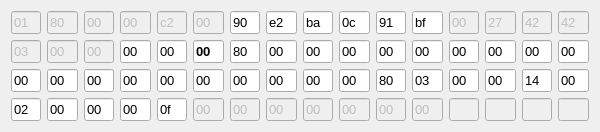
   <widget class="QWidget" name="parentWidget" native="true">
    <property name="geometry">
     <rect>
      <x>17</x>
      <y>60</y>
      <width>600</width>
      <height>126</height>
     </rect>
    </property>
    <property name="font">
     <font>
      <pointsize>10</pointsize>
     </font>
    </property>
    <layout class="QHBoxLayout" name="horizontalLayout">
     <item>
      <layout class="QVBoxLayout" name="verticalLayout_2">
       <item>
        <widget class="QLineEdit" name="lineEdit_0">
         <property name="enabled">
          <bool>false</bool>
         </property>
         <property name="toolTip">
          <string>&lt;html&gt;&lt;head/&gt;&lt;body&gt;&lt;p&gt;Destination Broadcast&lt;/p&gt;&lt;/body&gt;&lt;/html&gt;</string>
         </property>
         <property name="text">
          <string>01</string>
         </property>
        </widget>
       </item>
       <item>
        <widget class="QLineEdit" name="lineEdit_16">
         <property name="enabled">
          <bool>false</bool>
         </property>
         <property name="toolTip">
          <string>&lt;html&gt;&lt;head/&gt;&lt;body&gt;&lt;p&gt;Logical-Link Control&lt;/p&gt;&lt;/body&gt;&lt;/html&gt;</string>
         </property>
         <property name="text">
          <string>03</string>
         </property>
        </widget>
       </item>
       <item>
        <widget class="QLineEdit" name="lineEdit_32">
         <property name="toolTip">
          <string>&lt;html&gt;&lt;head/&gt;&lt;body&gt;&lt;p&gt;Root Path Cost&lt;/p&gt;&lt;/body&gt;&lt;/html&gt;</string>
         </property>
         <property name="text">
          <string>00</string>
         </property>
        </widget>
       </item>
       <item>
        <widget class="QLineEdit" name="lineEdit_48">
         <property name="toolTip">
          <string>&lt;html&gt;&lt;head/&gt;&lt;body&gt;&lt;p&gt;Hello Time&lt;/p&gt;&lt;/body&gt;&lt;/html&gt;</string>
         </property>
         <property name="text">
          <string>02</string>
         </property>
        </widget>
       </item>
      </layout>
     </item>
     <item>
      <spacer name="horizontalSpacer">
       <property name="orientation">
        <enum>Qt::Horizontal</enum>
       </property>
       <property name="sizeHint" stdset="0">
        <size>
         <width>13</width>
         <height>20</height>
        </size>
       </property>
      </spacer>
     </item>
     <item>
      <layout class="QVBoxLayout" name="verticalLayout_3">
       <item>
        <widget class="QLineEdit" name="lineEdit_1">
         <property name="enabled">
          <bool>false</bool>
         </property>
         <property name="toolTip">
          <string>&lt;html&gt;&lt;head/&gt;&lt;body&gt;&lt;p&gt;Destination Broadcast&lt;/p&gt;&lt;/body&gt;&lt;/html&gt;</string>
         </property>
         <property name="text">
          <string>80</string>
         </property>
        </widget>
       </item>
       <item>
        <widget class="QLineEdit" name="lineEdit_17">
         <property name="enabled">
          <bool>false</bool>
         </property>
         <property name="toolTip">
          <string>&lt;html&gt;&lt;head/&gt;&lt;body&gt;&lt;p&gt;Protocol ID&lt;/p&gt;&lt;/body&gt;&lt;/html&gt;</string>
         </property>
         <property name="text">
          <string>00</string>
         </property>
        </widget>
       </item>
       <item>
        <widget class="QLineEdit" name="lineEdit_33">
         <property name="toolTip">
          <string>&lt;html&gt;&lt;head/&gt;&lt;body&gt;&lt;p&gt;Root Path Cost&lt;/p&gt;&lt;/body&gt;&lt;/html&gt;</string>
         </property>
         <property name="text">
          <string>00</string>
         </property>
        </widget>
       </item>
       <item>
        <widget class="QLineEdit" name="lineEdit_49">
         <property name="toolTip">
          <string>&lt;html&gt;&lt;head/&gt;&lt;body&gt;&lt;p&gt;Hello Time&lt;/p&gt;&lt;/body&gt;&lt;/html&gt;</string>
         </property>
         <property name="text">
          <string>00</string>
         </property>
        </widget>
       </item>
      </layout>
     </item>
     <item>
      <spacer name="horizontalSpacer_2">
       <property name="orientation">
        <enum>Qt::Horizontal</enum>
       </property>
       <property name="sizeHint" stdset="0">
        <size>
         <width>13</width>
         <height>20</height>
        </size>
       </property>
      </spacer>
     </item>
     <item>
      <layout class="QVBoxLayout" name="verticalLayout_5">
       <item>
        <widget class="QLineEdit" name="lineEdit_3">
         <property name="enabled">
          <bool>false</bool>
         </property>
         <property name="toolTip">
          <string>&lt;html&gt;&lt;head/&gt;&lt;body&gt;&lt;p&gt;Destination Broadcast&lt;/p&gt;&lt;/body&gt;&lt;/html&gt;</string>
         </property>
         <property name="text">
          <string>00</string>
         </property>
        </widget>
       </item>
       <item>
        <widget class="QLineEdit" name="lineEdit_18">
         <property name="enabled">
          <bool>false</bool>
         </property>
         <property name="toolTip">
          <string>&lt;html&gt;&lt;head/&gt;&lt;body&gt;&lt;p&gt;Protocol ID&lt;/p&gt;&lt;/body&gt;&lt;/html&gt;</string>
         </property>
         <property name="text">
          <string>00</string>
         </property>
        </widget>
       </item>
       <item>
        <widget class="QLineEdit" name="lineEdit_35">
         <property name="toolTip">
          <string>&lt;html&gt;&lt;head/&gt;&lt;body&gt;&lt;p&gt;Bridge Extension&lt;/p&gt;&lt;/body&gt;&lt;/html&gt;</string>
         </property>
         <property name="text">
          <string>00</string>
         </property>
        </widget>
       </item>
       <item>
        <widget class="QLineEdit" name="lineEdit_51">
         <property name="toolTip">
          <string>&lt;html&gt;&lt;head/&gt;&lt;body&gt;&lt;p&gt;Forward Delay&lt;/p&gt;&lt;/body&gt;&lt;/html&gt;</string>
         </property>
         <property name="text">
          <string>00</string>
         </property>
        </widget>
       </item>
      </layout>
     </item>
     <item>
      <spacer name="horizontalSpacer_3">
       <property name="orientation">
        <enum>Qt::Horizontal</enum>
       </property>
       <property name="sizeHint" stdset="0">
        <size>
         <width>13</width>
         <height>20</height>
        </size>
       </property>
      </spacer>
     </item>
     <item>
      <layout class="QVBoxLayout" name="verticalLayout_6">
       <item>
        <widget class="QLineEdit" name="lineEdit_4">
         <property name="enabled">
          <bool>false</bool>
         </property>
         <property name="toolTip">
          <string>&lt;html&gt;&lt;head/&gt;&lt;body&gt;&lt;p&gt;Destination Broadcast&lt;/p&gt;&lt;/body&gt;&lt;/html&gt;</string>
         </property>
         <property name="text">
          <string>00</string>
         </property>
        </widget>
       </item>
       <item>
        <widget class="QLineEdit" name="lineEdit_19">
         <property name="toolTip">
          <string>&lt;html&gt;&lt;head/&gt;&lt;body&gt;&lt;p&gt;Protocol version ID&lt;/p&gt;&lt;/body&gt;&lt;/html&gt;</string>
         </property>
         <property name="text">
          <string>00</string>
         </property>
        </widget>
       </item>
       <item>
        <widget class="QLineEdit" name="lineEdit_36">
         <property name="toolTip">
          <string>&lt;html&gt;&lt;head/&gt;&lt;body&gt;&lt;p&gt;Bridge ID&lt;/p&gt;&lt;/body&gt;&lt;/html&gt;</string>
         </property>
         <property name="text">
          <string>00</string>
         </property>
        </widget>
       </item>
       <item>
        <widget class="QLineEdit" name="lineEdit_52">
         <property name="toolTip">
          <string>&lt;html&gt;&lt;head/&gt;&lt;body&gt;&lt;p&gt;Version 1 Length&lt;/p&gt;&lt;/body&gt;&lt;/html&gt;</string>
         </property>
         <property name="text">
          <string>00</string>
         </property>
        </widget>
       </item>
      </layout>
     </item>
     <item>
      <spacer name="horizontalSpacer_15">
       <property name="orientation">
        <enum>Qt::Horizontal</enum>
       </property>
       <property name="sizeHint" stdset="0">
        <size>
         <width>13</width>
         <height>20</height>
        </size>
       </property>
      </spacer>
     </item>
     <item>
      <layout class="QVBoxLayout" name="verticalLayout_4">
       <item>
        <widget class="QLineEdit" name="lineEdit_2">
         <property name="enabled">
          <bool>false</bool>
         </property>
         <property name="toolTip">
          <string>&lt;html&gt;&lt;head/&gt;&lt;body&gt;&lt;p&gt;Destination Broadcast&lt;/p&gt;&lt;/body&gt;&lt;/html&gt;</string>
         </property>
         <property name="text">
          <string>c2</string>
         </property>
        </widget>
       </item>
       <item>
        <widget class="QLineEdit" name="lineEdit_20">
         <property name="enabled">
          <bool>true</bool>
         </property>
         <property name="toolTip">
          <string>&lt;html&gt;&lt;head/&gt;&lt;body&gt;&lt;p&gt;BPDU type&lt;/p&gt;&lt;/body&gt;&lt;/html&gt;</string>
         </property>
         <property name="text">
          <string>00</string>
         </property>
        </widget>
       </item>
       <item>
        <widget class="QLineEdit" name="lineEdit_34">
         <property name="toolTip">
          <string>&lt;html&gt;&lt;head/&gt;&lt;body&gt;&lt;p&gt;Bridge Priority&lt;/p&gt;&lt;/body&gt;&lt;/html&gt;</string>
         </property>
         <property name="text">
          <string>00</string>
         </property>
        </widget>
       </item>
       <item>
        <widget class="QLineEdit" name="lineEdit_50">
         <property name="toolTip">
          <string>&lt;html&gt;&lt;head/&gt;&lt;body&gt;&lt;p&gt;Forward Delay&lt;/p&gt;&lt;/body&gt;&lt;/html&gt;</string>
         </property>
         <property name="text">
          <string>0f</string>
         </property>
        </widget>
       </item>
      </layout>
     </item>
     <item>
      <spacer name="horizontalSpacer_14">
       <property name="orientation">
        <enum>Qt::Horizontal</enum>
       </property>
       <property name="sizeHint" stdset="0">
        <size>
         <width>13</width>
         <height>20</height>
        </size>
       </property>
      </spacer>
     </item>
     <item>
      <layout class="QVBoxLayout" name="verticalLayout_7">
       <item>
        <widget class="QLineEdit" name="lineEdit_5">
         <property name="enabled">
          <bool>false</bool>
         </property>
         <property name="toolTip">
          <string>&lt;html&gt;&lt;head/&gt;&lt;body&gt;&lt;p&gt;Destination Broadcast&lt;/p&gt;&lt;/body&gt;&lt;/html&gt;</string>
         </property>
         <property name="text">
          <string>00</string>
         </property>
        </widget>
       </item>
       <item>
        <widget class="QLineEdit" name="lineEdit_21">
         <property name="font">
          <font>
           <weight>75</weight>
           <bold>true</bold>
          </font>
         </property>
         <property name="toolTip">
          <string>&lt;html&gt;&lt;head/&gt;&lt;body&gt;&lt;p&gt;Flags&lt;/p&gt;&lt;/body&gt;&lt;/html&gt;</string>
         </property>
         <property name="text">
          <string>00</string>
         </property>
        </widget>
       </item>
       <item>
        <widget class="QLineEdit" name="lineEdit_37">
         <property name="toolTip">
          <string>&lt;html&gt;&lt;head/&gt;&lt;body&gt;&lt;p&gt;Bridge ID&lt;/p&gt;&lt;/body&gt;&lt;/html&gt;</string>
         </property>
         <property name="text">
          <string>00</string>
         </property>
        </widget>
       </item>
       <item>
        <widget class="QLineEdit" name="lineEdit_53">
         <property name="enabled">
          <bool>false</bool>
         </property>
         <property name="toolTip">
          <string>&lt;html&gt;&lt;head/&gt;&lt;body&gt;&lt;p&gt;Padding&lt;/p&gt;&lt;/body&gt;&lt;/html&gt;</string>
         </property>
         <property name="text">
          <string>00</string>
         </property>
        </widget>
       </item>
      </layout>
     </item>
     <item>
      <spacer name="horizontalSpacer_13">
       <property name="orientation">
        <enum>Qt::Horizontal</enum>
       </property>
       <property name="sizeHint" stdset="0">
        <size>
         <width>13</width>
         <height>20</height>
        </size>
       </property>
      </spacer>
     </item>
     <item>
      <layout class="QVBoxLayout" name="verticalLayout_8">
       <item>
        <widget class="QLineEdit" name="lineEdit_6">
         <property name="toolTip">
          <string>&lt;html&gt;&lt;head/&gt;&lt;body&gt;&lt;p&gt;Source MAC&lt;/p&gt;&lt;/body&gt;&lt;/html&gt;</string>
         </property>
         <property name="text">
          <string>90</string>
         </property>
        </widget>
       </item>
       <item>
        <widget class="QLineEdit" name="lineEdit_22">
         <property name="toolTip">
          <string>&lt;html&gt;&lt;head/&gt;&lt;body&gt;&lt;p&gt;Root Priority&lt;/p&gt;&lt;/body&gt;&lt;/html&gt;</string>
         </property>
         <property name="toolTipDuration">
          <number>-1</number>
         </property>
         <property name="whatsThis">
          <string/>
         </property>
         <property name="text">
          <string>80</string>
         </property>
        </widget>
       </item>
       <item>
        <widget class="QLineEdit" name="lineEdit_38">
         <property name="toolTip">
          <string>&lt;html&gt;&lt;head/&gt;&lt;body&gt;&lt;p&gt;Bridge ID&lt;/p&gt;&lt;/body&gt;&lt;/html&gt;</string>
         </property>
         <property name="text">
          <string>00</string>
         </property>
        </widget>
       </item>
       <item>
        <widget class="QLineEdit" name="lineEdit_54">
         <property name="enabled">
          <bool>false</bool>
         </property>
         <property name="toolTip">
          <string>&lt;html&gt;&lt;head/&gt;&lt;body&gt;&lt;p&gt;Padding&lt;/p&gt;&lt;/body&gt;&lt;/html&gt;</string>
         </property>
         <property name="text">
          <string>00</string>
         </property>
        </widget>
       </item>
      </layout>
     </item>
     <item>
      <spacer name="horizontalSpacer_12">
       <property name="orientation">
        <enum>Qt::Horizontal</enum>
       </property>
       <property name="sizeHint" stdset="0">
        <size>
         <width>13</width>
         <height>20</height>
        </size>
       </property>
      </spacer>
     </item>
     <item>
      <layout class="QVBoxLayout" name="verticalLayout_9">
       <item>
        <widget class="QLineEdit" name="lineEdit_7">
         <property name="toolTip">
          <string>&lt;html&gt;&lt;head/&gt;&lt;body&gt;&lt;p&gt;Source MAC&lt;/p&gt;&lt;/body&gt;&lt;/html&gt;</string>
         </property>
         <property name="text">
          <string>e2</string>
         </property>
        </widget>
       </item>
       <item>
        <widget class="QLineEdit" name="lineEdit_23">
         <property name="toolTip">
          <string>&lt;html&gt;&lt;head/&gt;&lt;body&gt;&lt;p&gt;Root Extension&lt;/p&gt;&lt;/body&gt;&lt;/html&gt;</string>
         </property>
         <property name="text">
          <string>00</string>
         </property>
        </widget>
       </item>
       <item>
        <widget class="QLineEdit" name="lineEdit_39">
         <property name="toolTip">
          <string>&lt;html&gt;&lt;head/&gt;&lt;body&gt;&lt;p&gt;Bridge ID&lt;/p&gt;&lt;/body&gt;&lt;/html&gt;</string>
         </property>
         <property name="text">
          <string>00</string>
         </property>
        </widget>
       </item>
       <item>
        <widget class="QLineEdit" name="lineEdit_55">
         <property name="enabled">
          <bool>false</bool>
         </property>
         <property name="toolTip">
          <string>&lt;html&gt;&lt;head/&gt;&lt;body&gt;&lt;p&gt;Padding&lt;/p&gt;&lt;/body&gt;&lt;/html&gt;</string>
         </property>
         <property name="text">
          <string>00</string>
         </property>
        </widget>
       </item>
      </layout>
     </item>
     <item>
      <spacer name="horizontalSpacer_11">
       <property name="orientation">
        <enum>Qt::Horizontal</enum>
       </property>
       <property name="sizeHint" stdset="0">
        <size>
         <width>13</width>
         <height>20</height>
        </size>
       </property>
      </spacer>
     </item>
     <item>
      <layout class="QVBoxLayout" name="verticalLayout_10">
       <item>
        <widget class="QLineEdit" name="lineEdit_8">
         <property name="toolTip">
          <string>&lt;html&gt;&lt;head/&gt;&lt;body&gt;&lt;p&gt;Source MAC&lt;/p&gt;&lt;/body&gt;&lt;/html&gt;</string>
         </property>
         <property name="text">
          <string>ba</string>
         </property>
        </widget>
       </item>
       <item>
        <widget class="QLineEdit" name="lineEdit_24">
         <property name="toolTip">
          <string>&lt;html&gt;&lt;head/&gt;&lt;body&gt;&lt;p&gt;Root ID&lt;/p&gt;&lt;/body&gt;&lt;/html&gt;</string>
         </property>
         <property name="text">
          <string>00</string>
         </property>
        </widget>
       </item>
       <item>
        <widget class="QLineEdit" name="lineEdit_40">
         <property name="toolTip">
          <string>&lt;html&gt;&lt;head/&gt;&lt;body&gt;&lt;p&gt;Bridge ID&lt;/p&gt;&lt;/body&gt;&lt;/html&gt;</string>
         </property>
         <property name="text">
          <string>00</string>
         </property>
        </widget>
       </item>
       <item>
        <widget class="QLineEdit" name="lineEdit_56">
         <property name="enabled">
          <bool>false</bool>
         </property>
         <property name="toolTip">
          <string>&lt;html&gt;&lt;head/&gt;&lt;body&gt;&lt;p&gt;Padding&lt;/p&gt;&lt;/body&gt;&lt;/html&gt;</string>
         </property>
         <property name="text">
          <string>00</string>
         </property>
        </widget>
       </item>
      </layout>
     </item>
     <item>
      <spacer name="horizontalSpacer_10">
       <property name="orientation">
        <enum>Qt::Horizontal</enum>
       </property>
       <property name="sizeHint" stdset="0">
        <size>
         <width>13</width>
         <height>20</height>
        </size>
       </property>
      </spacer>
     </item>
     <item>
      <layout class="QVBoxLayout" name="verticalLayout_11">
       <item>
        <widget class="QLineEdit" name="lineEdit_9">
         <property name="toolTip">
          <string>&lt;html&gt;&lt;head/&gt;&lt;body&gt;&lt;p&gt;Source MAC&lt;/p&gt;&lt;/body&gt;&lt;/html&gt;</string>
         </property>
         <property name="text">
          <string>0c</string>
         </property>
        </widget>
       </item>
       <item>
        <widget class="QLineEdit" name="lineEdit_25">
         <property name="toolTip">
          <string>&lt;html&gt;&lt;head/&gt;&lt;body&gt;&lt;p&gt;Root ID&lt;/p&gt;&lt;/body&gt;&lt;/html&gt;</string>
         </property>
         <property name="text">
          <string>00</string>
         </property>
        </widget>
       </item>
       <item>
        <widget class="QLineEdit" name="lineEdit_41">
         <property name="toolTip">
          <string>&lt;html&gt;&lt;head/&gt;&lt;body&gt;&lt;p&gt;Bridge ID&lt;/p&gt;&lt;/body&gt;&lt;/html&gt;</string>
         </property>
         <property name="text">
          <string>00</string>
         </property>
        </widget>
       </item>
       <item>
        <widget class="QLineEdit" name="lineEdit_57">
         <property name="enabled">
          <bool>false</bool>
         </property>
         <property name="toolTip">
          <string>&lt;html&gt;&lt;head/&gt;&lt;body&gt;&lt;p&gt;Padding&lt;/p&gt;&lt;/body&gt;&lt;/html&gt;</string>
         </property>
         <property name="text">
          <string>00</string>
         </property>
        </widget>
       </item>
      </layout>
     </item>
     <item>
      <spacer name="horizontalSpacer_9">
       <property name="orientation">
        <enum>Qt::Horizontal</enum>
       </property>
       <property name="sizeHint" stdset="0">
        <size>
         <width>13</width>
         <height>20</height>
        </size>
       </property>
      </spacer>
     </item>
     <item>
      <layout class="QVBoxLayout" name="verticalLayout_12">
       <item>
        <widget class="QLineEdit" name="lineEdit_10">
         <property name="toolTip">
          <string>&lt;html&gt;&lt;head/&gt;&lt;body&gt;&lt;p&gt;Source MAC&lt;/p&gt;&lt;/body&gt;&lt;/html&gt;</string>
         </property>
         <property name="text">
          <string>91</string>
         </property>
        </widget>
       </item>
       <item>
        <widget class="QLineEdit" name="lineEdit_26">
         <property name="toolTip">
          <string>&lt;html&gt;&lt;head/&gt;&lt;body&gt;&lt;p&gt;Root ID&lt;/p&gt;&lt;/body&gt;&lt;/html&gt;</string>
         </property>
         <property name="text">
          <string>00</string>
         </property>
        </widget>
       </item>
       <item>
        <widget class="QLineEdit" name="lineEdit_42">
         <property name="toolTip">
          <string>&lt;html&gt;&lt;head/&gt;&lt;body&gt;&lt;p&gt;Port ID&lt;/p&gt;&lt;/body&gt;&lt;/html&gt;</string>
         </property>
         <property name="text">
          <string>80</string>
         </property>
        </widget>
       </item>
       <item>
        <widget class="QLineEdit" name="lineEdit_58">
         <property name="enabled">
          <bool>false</bool>
         </property>
         <property name="toolTip">
          <string>&lt;html&gt;&lt;head/&gt;&lt;body&gt;&lt;p&gt;Padding&lt;/p&gt;&lt;/body&gt;&lt;/html&gt;</string>
         </property>
         <property name="text">
          <string>00</string>
         </property>
        </widget>
       </item>
      </layout>
     </item>
     <item>
      <spacer name="horizontalSpacer_8">
       <property name="orientation">
        <enum>Qt::Horizontal</enum>
       </property>
       <property name="sizeHint" stdset="0">
        <size>
         <width>13</width>
         <height>20</height>
        </size>
       </property>
      </spacer>
     </item>
     <item>
      <layout class="QVBoxLayout" name="verticalLayout_13">
       <item>
        <widget class="QLineEdit" name="lineEdit_11">
         <property name="toolTip">
          <string>&lt;html&gt;&lt;head/&gt;&lt;body&gt;&lt;p&gt;Source MAC&lt;/p&gt;&lt;/body&gt;&lt;/html&gt;</string>
         </property>
         <property name="text">
          <string>bf</string>
         </property>
        </widget>
       </item>
       <item>
        <widget class="QLineEdit" name="lineEdit_27">
         <property name="toolTip">
          <string>&lt;html&gt;&lt;head/&gt;&lt;body&gt;&lt;p&gt;Root ID&lt;/p&gt;&lt;/body&gt;&lt;/html&gt;</string>
         </property>
         <property name="text">
          <string>00</string>
         </property>
        </widget>
       </item>
       <item>
        <widget class="QLineEdit" name="lineEdit_43">
         <property name="toolTip">
          <string>&lt;html&gt;&lt;head/&gt;&lt;body&gt;&lt;p&gt;Port ID&lt;/p&gt;&lt;/body&gt;&lt;/html&gt;</string>
         </property>
         <property name="text">
          <string>03</string>
         </property>
        </widget>
       </item>
       <item>
        <widget class="QLineEdit" name="lineEdit_59">
         <property name="enabled">
          <bool>false</bool>
         </property>
         <property name="toolTip">
          <string>&lt;html&gt;&lt;head/&gt;&lt;body&gt;&lt;p&gt;Padding&lt;/p&gt;&lt;/body&gt;&lt;/html&gt;</string>
         </property>
         <property name="text">
          <string>00</string>
         </property>
        </widget>
       </item>
      </layout>
     </item>
     <item>
      <spacer name="horizontalSpacer_7">
       <property name="orientation">
        <enum>Qt::Horizontal</enum>
       </property>
       <property name="sizeHint" stdset="0">
        <size>
         <width>13</width>
         <height>20</height>
        </size>
       </property>
      </spacer>
     </item>
     <item>
      <layout class="QVBoxLayout" name="verticalLayout_14">
       <item>
        <widget class="QLineEdit" name="lineEdit_12">
         <property name="enabled">
          <bool>false</bool>
         </property>
         <property name="toolTip">
          <string>&lt;html&gt;&lt;head/&gt;&lt;body&gt;&lt;p&gt;Length&lt;/p&gt;&lt;/body&gt;&lt;/html&gt;</string>
         </property>
         <property name="text">
          <string>00</string>
         </property>
        </widget>
       </item>
       <item>
        <widget class="QLineEdit" name="lineEdit_28">
         <property name="toolTip">
          <string>&lt;html&gt;&lt;head/&gt;&lt;body&gt;&lt;p&gt;Root ID&lt;/p&gt;&lt;/body&gt;&lt;/html&gt;</string>
         </property>
         <property name="text">
          <string>00</string>
         </property>
        </widget>
       </item>
       <item>
        <widget class="QLineEdit" name="lineEdit_44">
         <property name="toolTip">
          <string>&lt;html&gt;&lt;head/&gt;&lt;body&gt;&lt;p&gt;Message Age&lt;/p&gt;&lt;/body&gt;&lt;/html&gt;</string>
         </property>
         <property name="text">
          <string>00</string>
         </property>
        </widget>
       </item>
       <item>
        <widget class="QLineEdit" name="lineEdit">
         <property name="enabled">
          <bool>false</bool>
         </property>
        </widget>
       </item>
      </layout>
     </item>
     <item>
      <spacer name="horizontalSpacer_6">
       <property name="orientation">
        <enum>Qt::Horizontal</enum>
       </property>
       <property name="sizeHint" stdset="0">
        <size>
         <width>13</width>
         <height>20</height>
        </size>
       </property>
      </spacer>
     </item>
     <item>
      <layout class="QVBoxLayout" name="verticalLayout_15">
       <item>
        <widget class="QLineEdit" name="lineEdit_13">
         <property name="enabled">
          <bool>false</bool>
         </property>
         <property name="toolTip">
          <string>&lt;html&gt;&lt;head/&gt;&lt;body&gt;&lt;p&gt;Length&lt;/p&gt;&lt;/body&gt;&lt;/html&gt;</string>
         </property>
         <property name="text">
          <string>27</string>
         </property>
        </widget>
       </item>
       <item>
        <widget class="QLineEdit" name="lineEdit_29">
         <property name="toolTip">
          <string>&lt;html&gt;&lt;head/&gt;&lt;body&gt;&lt;p&gt;Root ID&lt;/p&gt;&lt;/body&gt;&lt;/html&gt;</string>
         </property>
         <property name="text">
          <string>00</string>
         </property>
        </widget>
       </item>
       <item>
        <widget class="QLineEdit" name="lineEdit_45">
         <property name="toolTip">
          <string>&lt;html&gt;&lt;head/&gt;&lt;body&gt;&lt;p&gt;Message Age&lt;/p&gt;&lt;/body&gt;&lt;/html&gt;</string>
         </property>
         <property name="text">
          <string>00</string>
         </property>
        </widget>
       </item>
       <item>
        <widget class="QLineEdit" name="lineEdit_60">
         <property name="enabled">
          <bool>false</bool>
         </property>
        </widget>
       </item>
      </layout>
     </item>
     <item>
      <spacer name="horizontalSpacer_5">
       <property name="orientation">
        <enum>Qt::Horizontal</enum>
       </property>
       <property name="sizeHint" stdset="0">
        <size>
         <width>13</width>
         <height>20</height>
        </size>
       </property>
      </spacer>
     </item>
     <item>
      <layout class="QVBoxLayout" name="verticalLayout_16">
       <item>
        <widget class="QLineEdit" name="lineEdit_14">
         <property name="enabled">
          <bool>false</bool>
         </property>
         <property name="toolTip">
          <string>&lt;html&gt;&lt;head/&gt;&lt;body&gt;&lt;p&gt;Logical-Link Control&lt;/p&gt;&lt;/body&gt;&lt;/html&gt;</string>
         </property>
         <property name="text">
          <string>42</string>
         </property>
        </widget>
       </item>
       <item>
        <widget class="QLineEdit" name="lineEdit_30">
         <property name="toolTip">
          <string>&lt;html&gt;&lt;head/&gt;&lt;body&gt;&lt;p&gt;Root Path Cost&lt;/p&gt;&lt;/body&gt;&lt;/html&gt;</string>
         </property>
         <property name="text">
          <string>00</string>
         </property>
        </widget>
       </item>
       <item>
        <widget class="QLineEdit" name="lineEdit_46">
         <property name="toolTip">
          <string>&lt;html&gt;&lt;head/&gt;&lt;body&gt;&lt;p&gt;Max Age&lt;/p&gt;&lt;/body&gt;&lt;/html&gt;</string>
         </property>
         <property name="inputMethodHints">
          <set>Qt::ImhNone</set>
         </property>
         <property name="text">
          <string>14</string>
         </property>
        </widget>
       </item>
       <item>
        <widget class="QLineEdit" name="lineEdit_61">
         <property name="enabled">
          <bool>false</bool>
         </property>
        </widget>
       </item>
      </layout>
     </item>
     <item>
      <spacer name="horizontalSpacer_4">
       <property name="orientation">
        <enum>Qt::Horizontal</enum>
       </property>
       <property name="sizeHint" stdset="0">
        <size>
         <width>13</width>
         <height>20</height>
        </size>
       </property>
      </spacer>
     </item>
     <item>
      <layout class="QVBoxLayout" name="verticalLayout_17">
       <item>
        <widget class="QLineEdit" name="lineEdit_15">
         <property name="enabled">
          <bool>false</bool>
         </property>
         <property name="toolTip">
          <string>&lt;html&gt;&lt;head/&gt;&lt;body&gt;&lt;p&gt;Logical-Link Control&lt;/p&gt;&lt;/body&gt;&lt;/html&gt;</string>
         </property>
         <property name="text">
          <string>42</string>
         </property>
        </widget>
       </item>
       <item>
        <widget class="QLineEdit" name="lineEdit_31">
         <property name="toolTip">
          <string>&lt;html&gt;&lt;head/&gt;&lt;body&gt;&lt;p&gt;Root Path Cost&lt;/p&gt;&lt;/body&gt;&lt;/html&gt;</string>
         </property>
         <property name="text">
          <string>00</string>
         </property>
        </widget>
       </item>
       <item>
        <widget class="QLineEdit" name="lineEdit_47">
         <property name="toolTip">
          <string>&lt;html&gt;&lt;head/&gt;&lt;body&gt;&lt;p&gt;Max Age&lt;/p&gt;&lt;/body&gt;&lt;/html&gt;</string>
         </property>
         <property name="text">
          <string>00</string>
         </property>
        </widget>
       </item>
       <item>
        <widget class="QLineEdit" name="lineEdit_62">
         <property name="enabled">
          <bool>false</bool>
         </property>
        </widget>
       </item>
      </layout>
     </item>
    </layout>
   </widget>
